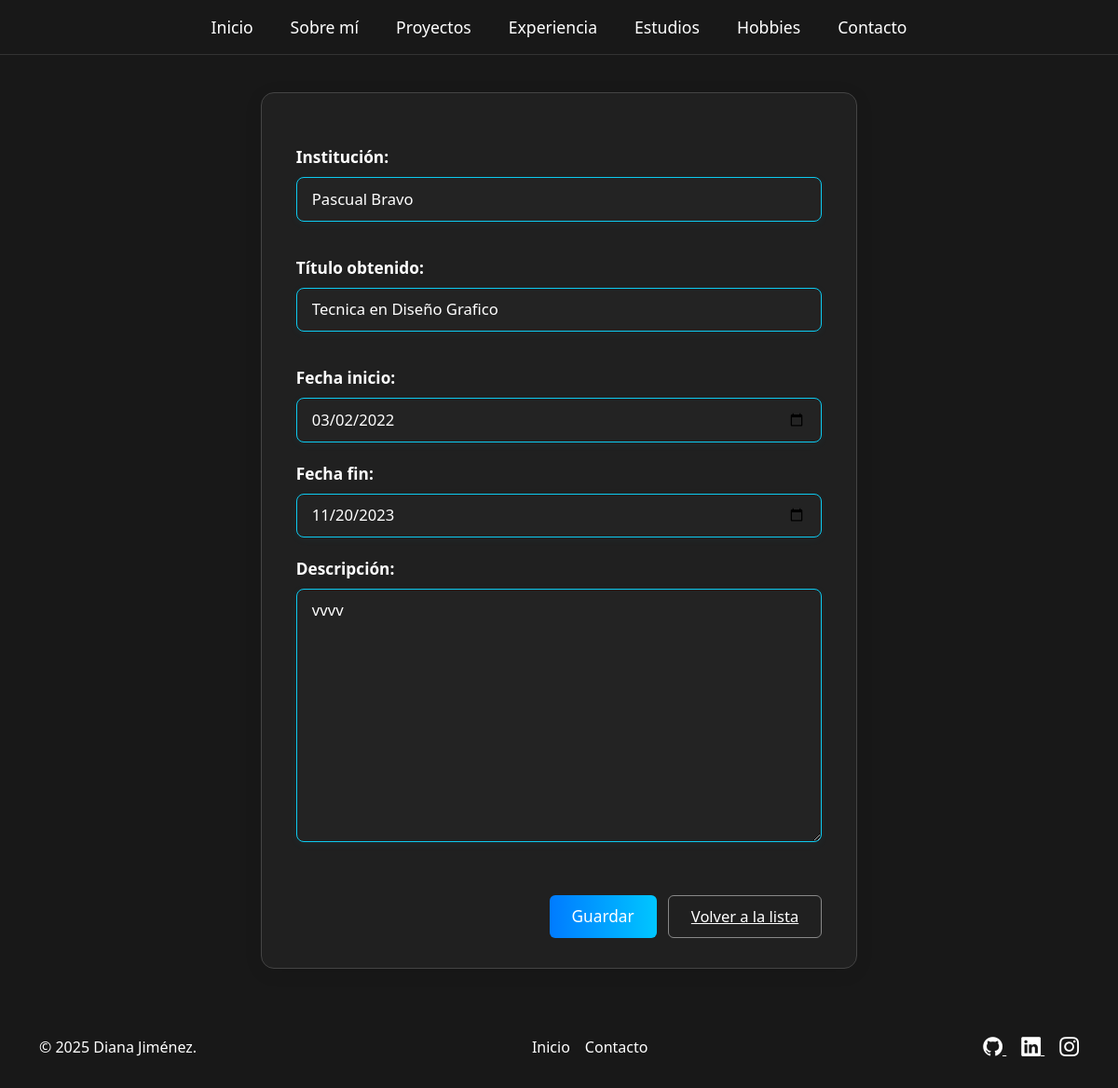
Before: /estudios/editar/1/ with the older database file.
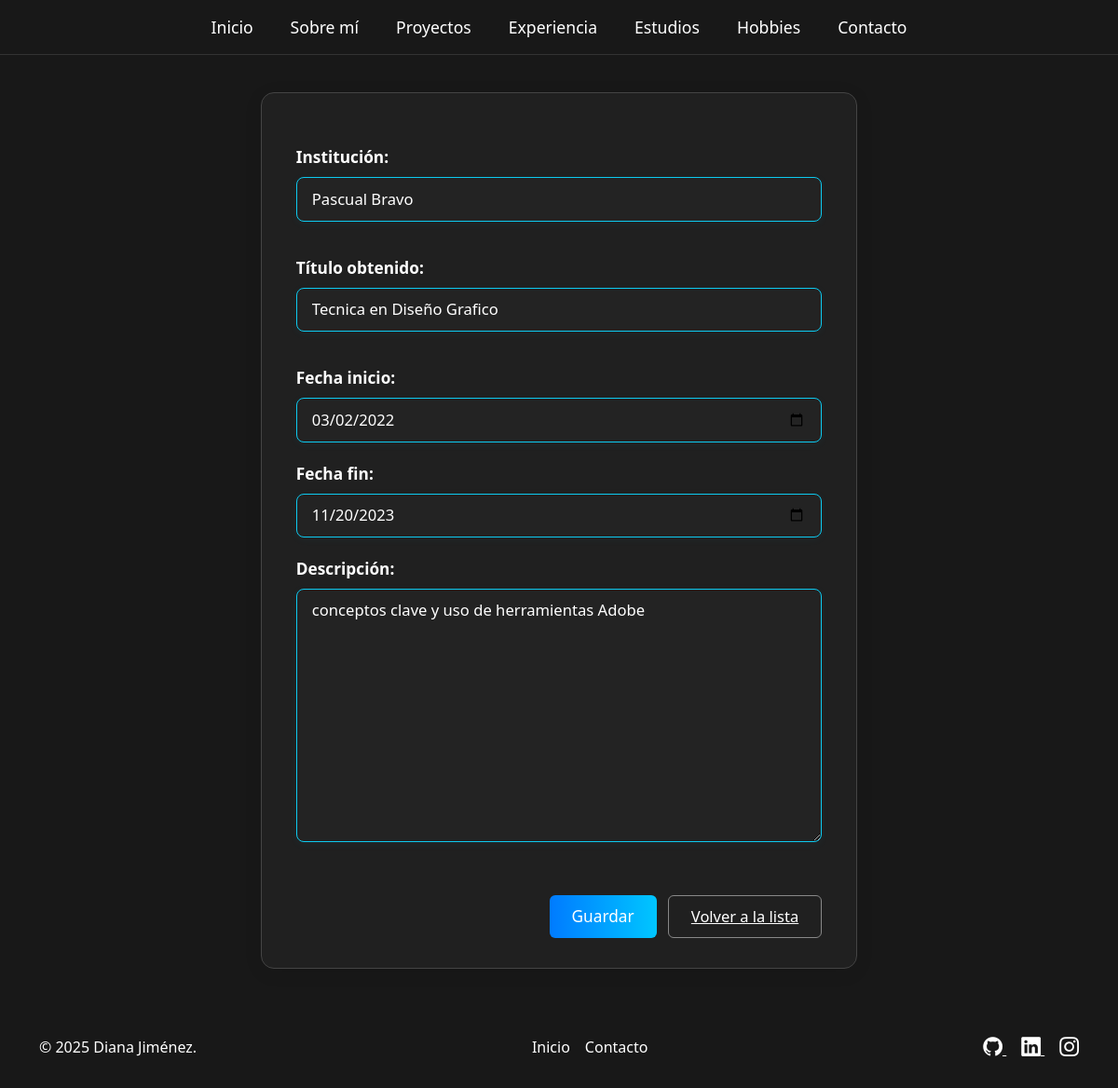
After: the same page with the newer database file.
### portafolio_app/models.py (models this page shows, shortened)
class Estudio(models.Model):
    institucion = models.CharField(max_length=120)
    titulo_obtenido = models.CharField(max_length=120)
    fecha_inicio = models.DateField()
    fecha_fin = models.DateField(null=True, blank=True)
    descripcion = models.TextField(blank=True)

### portafolio_app/views.py (the view)
# urls.py: path('estudios/editar/<int:pk>/', views.editar_estudio, name='editar_estudio'),
def editar_estudio(request, pk):
    estudio = get_object_or_404(Estudio, pk=pk)
    form = EstudioForm(request.POST or None, instance=estudio)
    if form.is_valid():
        form.save()
        return redirect('lista_estudios')
    return render(request, 'portafolio/formulario_estudio.html', {'form': form})

### portafolio_app/forms.py
class EstudioForm(forms.ModelForm):
    class Meta:
        model = Estudio
        fields = ['institucion', 'titulo_obtenido', 'fecha_inicio', 'fecha_fin', 'descripcion']
        widgets = {
            'fecha_inicio': forms.DateInput(attrs={'type': 'date', 'class': 'form-control'}),
            'fecha_fin': forms.DateInput(attrs={'type': 'date', 'class': 'form-control'}),
        }

### portafolio_app/templates/portafolio/formulario_estudio.html (shortened to what this page needs)
{% extends 'portafolio/base.html' %}
{% block contenido %}
<div class="crud-form">
    <form method="post">
        <div class="mb-3">
            <label for="id_institucion">Institución:</label>
            {{ form.institucion }}
        </div>
        <div class="mb-3">
            <label for="id_titulo_obtenido">Título obtenido:</label>
            {{ form.titulo_obtenido }}
        </div>
        <div class="mb-3">
            <label for="id_fecha_inicio">Fecha inicio:</label>
            {{ form.fecha_inicio }}
        </div>
        <div class="mb-3">
            <label for="id_fecha_fin">Fecha fin:</label>
            {{ form.fecha_fin }}
        </div>
        <div class="mb-3">
            <label for="id_descripcion">Descripción:</label>
            {{ form.descripcion }}
        </div>
        <div class="crud-form-actions">
            <button type="submit" class="crud-btn-primary">Guardar</button>
            <a href="{% url 'lista_estudios' %}" class="crud-btn-secondary">Volver a la lista</a>
        </div>
    </form>
</div>
{% endblock %}

Changed rows visible on the page:
changed Estudio "Pascual Bravo": descripcion "vvvv" → "conceptos clave y uso de herramientas Adobe"
